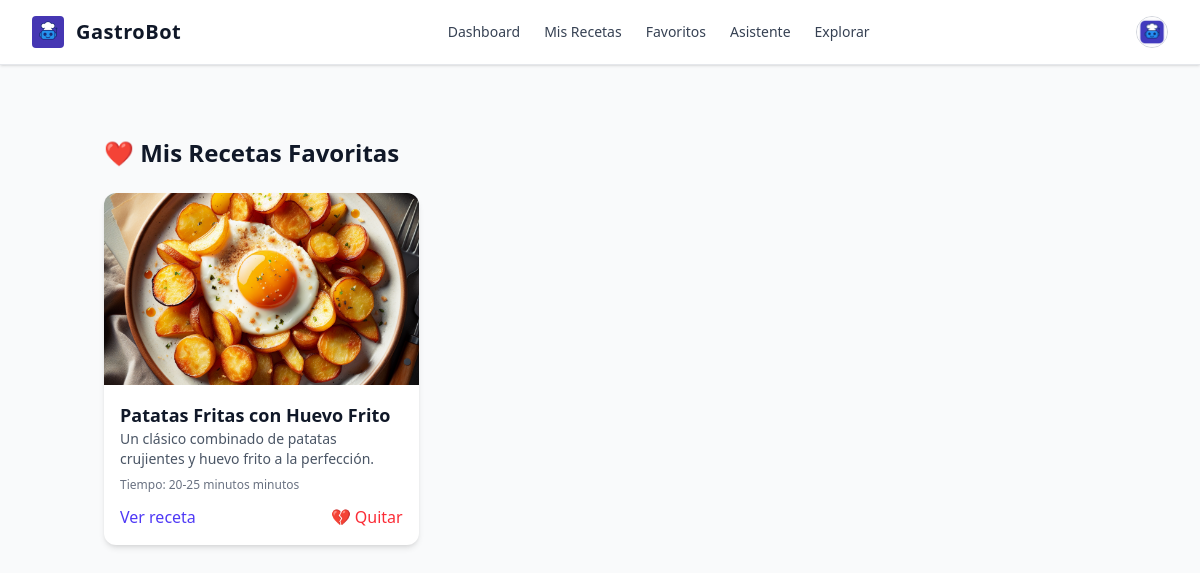
Page /recetas/favoritos/ (signed in) on the committed database.
### usuarios/models.py (models this page shows, shortened)
class Perfil(models.Model):
    user = models.OneToOneField(User, on_delete=models.CASCADE)
    imagen = models.ImageField(upload_to='perfiles/', blank=True, null=True)
    bio = models.TextField(max_length=500, blank=True)
    pais = models.CharField(max_length=100, blank=True)
    nombre = models.CharField(max_length=100, blank=True)
    apellidos = models.CharField(max_length=100, blank=True)
    fecha_nacimiento = models.DateField(null=True, blank=True)

### recetas/models.py (models this page shows, shortened)
class Receta(models.Model):
    titulo = models.CharField(max_length=200)
    descripcion = models.TextField()
    ingredientes = models.TextField()
    pasos = models.TextField()
    tiempo_preparacion = models.CharField(max_length=100)
    imagen = models.ImageField(upload_to='recetas/', blank=True, null=True)
    autor = models.ForeignKey(User, on_delete=models.CASCADE, related_name='recetas')
    fecha_creacion = models.DateTimeField(auto_now_add=True)
    publicada = models.BooleanField(default=False)
    fecha_publicacion = models.DateTimeField(null=True, blank=True)

### recetas/views.py (the view)
# urls.py: path('favoritos/', views.ver_favoritos, name='favoritos'),
@login_required
def ver_favoritos(request):
    recetas = Receta.objects.filter(favoritos__user=request.user).distinct()
    return render(request, 'recetas/ver_favoritos.html', {'recetas': recetas})

### usuarios/context_processors.py (called while the page is built)
def perfil_usuario(request):
    if request.user.is_authenticated:
        try:
            return {'perfil': request.user.perfil}
        except Perfil.DoesNotExist:
            return {'perfil': None}
    return {'perfil': None}

### recetas/templates/recetas/ver_favoritos.html (shortened to what this page needs)
{% extends 'base.html' %}
{% block content %}
<div class="container mx-auto px-4 py-8">
  <h1 class="text-2xl font-bold text-gray-900 dark:text-white mb-6">❤️ Mis Recetas Favoritas</h1>
  {% if recetas %}
    <div class="grid md:grid-cols-3 gap-6">
      {% for receta in recetas %}
        <div class="bg-white dark:bg-gray-800 rounded-xl shadow-md overflow-hidden">
          {% if receta.imagen %}
            <img src="{{ receta.imagen.url }}" alt="{{ receta.titulo }}"
                 class="w-full h-48 object-cover">
          {% elif receta.imagen_url %}
            <img src="{{ receta.imagen_url }}" alt="{{ receta.titulo }}"
                 class="w-full h-48 object-cover">
          {% else %}
            <img src="/media/defaults/default_recipe.png" alt="Imagen por defecto"
                 class="w-full h-48 object-cover">
          {% endif %}
          <div class="p-4">
            <h2 class="text-lg font-semibold text-gray-900 dark:text-white">{{ receta.titulo }}</h2>
            <p class="text-sm text-gray-600 dark:text-gray-300 mb-2">{{ receta.descripcion|truncatewords:15 }}</p>
            <p class="text-xs text-gray-500 dark:text-gray-400 mb-3">Tiempo: {{ receta.tiempo_preparacion }}</p>
            <div class="flex justify-between items-center">
                <a href="{% url 'recetas:detalle_receta_guardada' receta.id %}" class="text-indigo-600 dark:text-indigo-400 hover:underline">Ver receta</a>
                <a href="{% url 'recetas:eliminar_favorito' receta.id %}?next={% url 'recetas:favoritos' %}" class="text-red-500 hover:text-red-700">💔 Quitar</a>
            </div>
          </div>
        </div>
      {% endfor %}
    </div>
  {% else %}
    <p class="text-gray-600 dark:text-gray-300">Aún no has marcado ninguna receta como favorita.</p>
  {% endif %}
</div>
{% endblock %}

### core/templates/base.html (shortened to what this page needs)
{% load static %}
<!DOCTYPE html>
<html lang="es" class="h-full font-sans dark">
  <head>
    <link rel="stylesheet" href="{% static 'css/dist/styles.css' %}" />
  </head>
  <body class="h-full bg-gray-50 text-gray-900 dark:bg-gray-900 dark:text-gray-100">
    <div class="min-h-full">
      <nav class="bg-white dark:bg-gray-900 border-b border-gray-200 dark:border-gray-800 shadow-sm">
        <div class="max-w-7xl mx-auto px-4 sm:px-6 lg:px-8">
          <div class="flex h-16 items-center justify-between">
            <div class="flex items-center space-x-3">
              <a href="/">
                <img class="h-8 w-8 rounded" src="{% static 'img/favicon.ico' %}" alt="GastroBot Logo" />
              </a>
              <span class="text-gray-900 dark:text-gray-100 text-xl font-semibold tracking-wide">GastroBot</span>
            </div>
            {% if user.is_authenticated and perfil %}
            <div class="hidden md:flex space-x-6 text-sm font-medium">
              <a href="/dashboard" class="text-gray-700 dark:text-gray-300 hover:text-violet-500 dark:hover:text-violet-400 transition">Dashboard</a>
              <a href="{% url 'recetas:mis_recetas' %}" class="text-gray-700 dark:text-gray-300 hover:text-violet-500 dark:hover:text-violet-400 transition">Mis Recetas</a>
              <a href="{% url 'recetas:favoritos' %}" class="text-gray-700 dark:text-gray-300 hover:text-violet-500 dark:hover:text-violet-400 transition">Favoritos</a>
              <a href="{% url 'asistente' %}" class="text-gray-700 dark:text-gray-300 hover:text-violet-500 dark:hover:text-violet-400 transition">Asistente</a>
              <a href="{% url 'recetas:explorar_recetas' %}" class="text-gray-700 dark:text-gray-300 hover:text-violet-500 dark:hover:text-violet-400 transition">Explorar</a>
            </div>
            {% endif %}
            <div class="flex items-center space-x-4 text-sm">
              {% if user.is_authenticated and perfil %}
              <div class="relative">
                <details class="relative">
                  <summary class="list-none cursor-pointer flex items-center space-x-2">
                    {% if perfil.imagen and perfil.imagen.name %}
                    <img class="h-8 w-8 rounded-full border border-gray-300 object-cover" src="{{ perfil.imagen.url }}" alt="Avatar" />
                    {% else %}
                    <img class="h-8 w-8 rounded-full border border-gray-300 object-cover" src="/media/defaults/default_user.png" alt="Avatar" />
                    {% endif %}
                  </summary>
                </details>
              </div>
              {% endif %}
            </div>
          </div>
        </div>
      </nav>
      <main>
        <div class="mx-auto max-w-7xl px-4 py-10 sm:px-6 lg:px-8 space-y-6">
          {% block content %}{% endblock %}
        </div>
      </main>
    </div>
  </body>
</html>

### rows in the picture
Perfil: imagen (picture)
Receta: imagen (picture), titulo "Patatas Fritas con Huevo Frito", descripcion "Un clásico combinado de patatas crujientes y huevo frito a la perfección.", tiempo_preparacion "20-25 minutos minutos"
